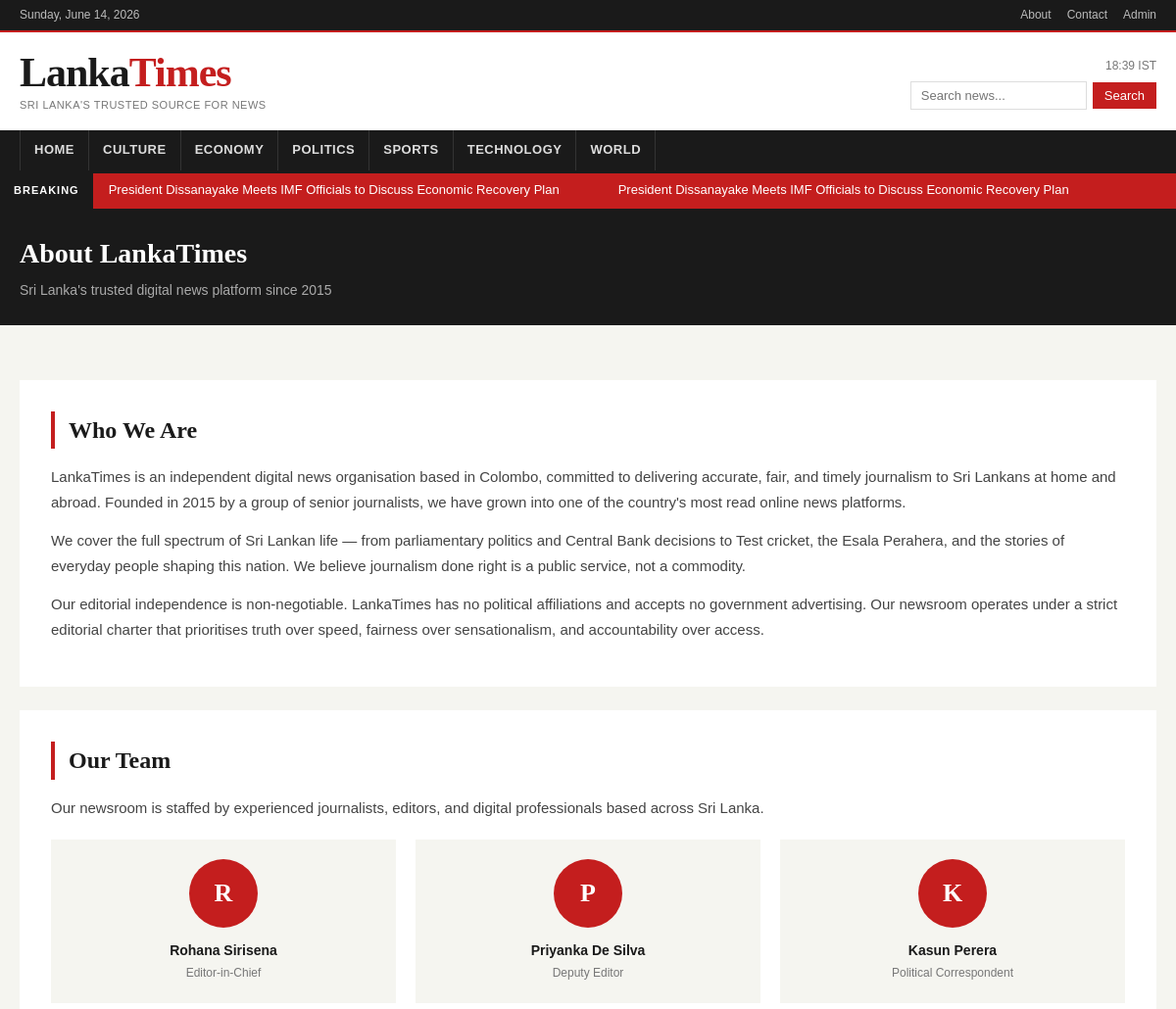
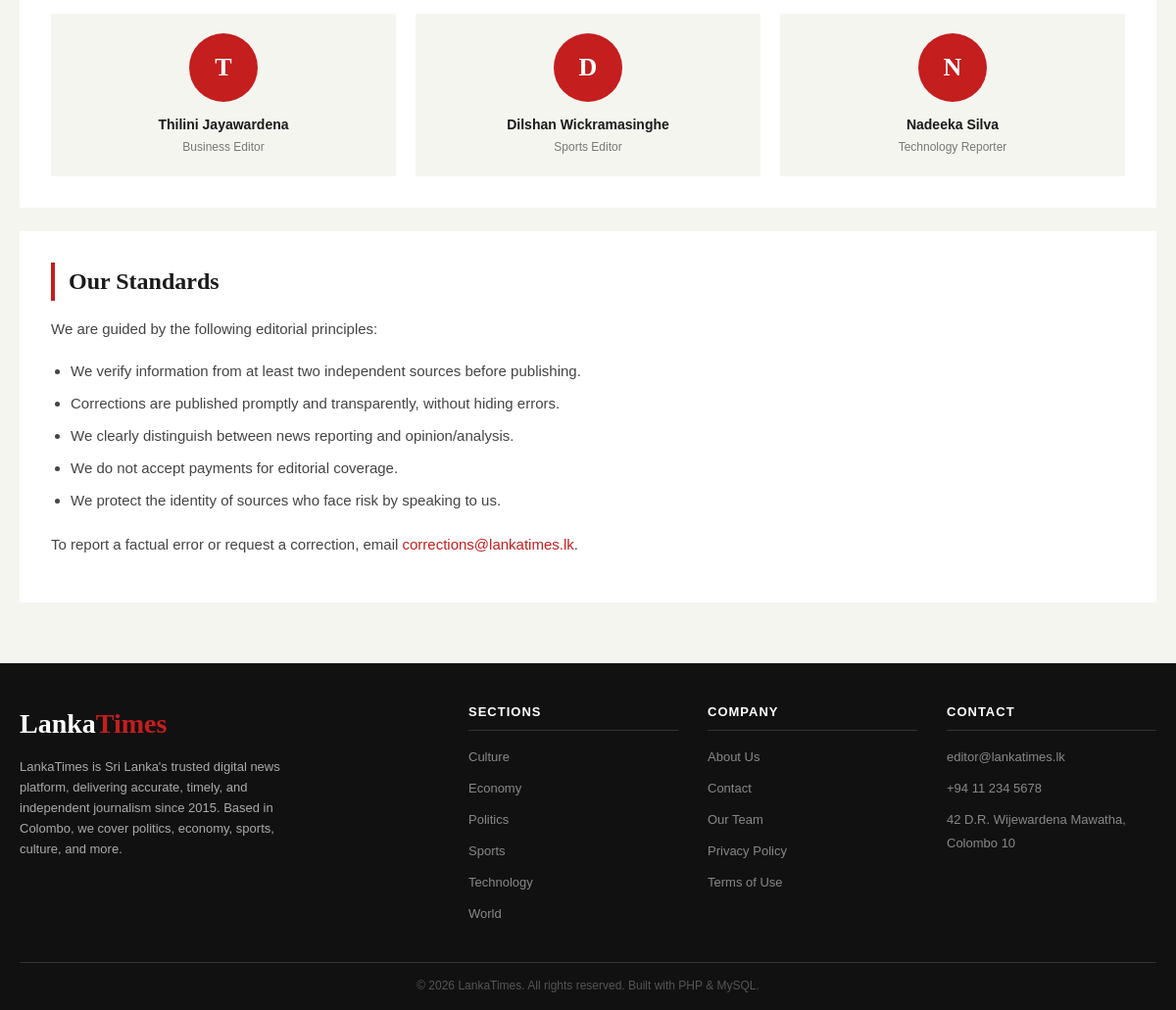
Page /about.php on the committed database (2 pictures, top to bottom).
### tables this page shows
CREATE TABLE IF NOT EXISTS categories (
    id INT AUTO_INCREMENT PRIMARY KEY,
    name VARCHAR(100) NOT NULL,
    slug VARCHAR(100) NOT NULL UNIQUE,
    color VARCHAR(7) DEFAULT '#D32F2F',
    created_at TIMESTAMP DEFAULT CURRENT_TIMESTAMP
);

CREATE TABLE IF NOT EXISTS articles (
    id INT AUTO_INCREMENT PRIMARY KEY,
    title VARCHAR(255) NOT NULL,
    slug VARCHAR(255) NOT NULL UNIQUE,
    excerpt TEXT,
    content LONGTEXT NOT NULL,
    image_url VARCHAR(500),
    category_id INT,
    author VARCHAR(100) DEFAULT 'LankaTimes Staff',
    is_featured TINYINT(1) DEFAULT 0,
    is_breaking TINYINT(1) DEFAULT 0,
    views INT DEFAULT 0,
    status ENUM('published', 'draft') DEFAULT 'published',
    published_at TIMESTAMP DEFAULT CURRENT_TIMESTAMP,
    created_at TIMESTAMP DEFAULT CURRENT_TIMESTAMP,
    updated_at TIMESTAMP DEFAULT CURRENT_TIMESTAMP ON UPDATE CURRENT_TIMESTAMP,
    FOREIGN KEY (category_id) REFERENCES categories(id) ON DELETE SET NULL
);

### includes.php (the view, shortened to what this page needs)
<?php
function renderHeader($pageTitle = 'LankaTimes', $activePage = 'home') {
    $db = getDB();
    $categories = $db->query("SELECT * FROM categories ORDER BY name")->fetch_all(MYSQLI_ASSOC);
    $breaking = $db->query("SELECT id, title, slug FROM articles WHERE is_breaking=1 AND status='published' ORDER BY published_at DESC LIMIT 5")->fetch_all(MYSQLI_ASSOC);
    $today = date('l, F j, Y');
?>
<!DOCTYPE html>
<html lang="en">
<head>
    <link rel="stylesheet" href="<?= SITE_URL ?>/css/style.css">
</head>
<body>
<div class="topbar">
    <div class="topbar-inner">
        <span><?= $today ?></span>
        <div class="topbar-right">
            <a href="<?= SITE_URL ?>/about.php">About</a>
            <a href="<?= SITE_URL ?>/contact.php">Contact</a>
            <a href="<?= SITE_URL ?>/admin/">Admin</a>
        </div>
    </div>
</div>
<header class="site-header">
    <div class="header-inner">
        <div>
            <a href="<?= SITE_URL ?>/index.php" class="site-logo">Lanka<span>Times</span></a>
            <div class="site-tagline">Sri Lanka's Trusted Source for News</div>
        </div>
        <div class="header-date">
            <div><?= date('H:i') ?> IST</div>
            <form class="header-search" method="get" action="<?= SITE_URL ?>/search.php">
                <input type="text" name="q" placeholder="Search news..." value="<?= htmlspecialchars($_GET['q'] ?? '') ?>">
                <button type="submit">Search</button>
            </form>
        </div>
    </div>
    <nav class="main-nav">
        <div class="nav-inner">
            <a href="<?= SITE_URL ?>/index.php" class="<?= $activePage === 'home' ? 'active' : '' ?>">Home</a>
            <?php foreach ($categories as $cat): ?>
            <a href="<?= SITE_URL ?>/category.php?slug=<?= $cat['slug'] ?>" class="<?= ($activePage === $cat['slug']) ? 'active' : '' ?>"><?= htmlspecialchars($cat['name']) ?></a>
            <?php endforeach; ?>
        </div>
    </nav>
</header>
<?php if (!empty($breaking)): ?>
<div class="breaking-bar">
    <div class="breaking-label">Breaking</div>
    <div class="breaking-ticker">
        <div class="breaking-ticker-inner">
            <?php foreach (array_merge($breaking, $breaking) as $b): ?>
            <a href="<?= SITE_URL ?>/article.php?slug=<?= $b['slug'] ?>"><?= htmlspecialchars($b['title']) ?></a>
            <?php endforeach; ?>
        </div>
    </div>
</div>
<?php endif; ?>
<?php
}
function renderFooter() {
    $db = getDB();
    $categories = $db->query("SELECT name, slug FROM categories ORDER BY name")->fetch_all(MYSQLI_ASSOC);
?>
<footer class="site-footer">
    <div class="container">
        <div class="footer-top">
            <div>
                <div class="footer-logo">Lanka<span>Times</span></div>
                <p class="footer-about">LankaTimes is Sri Lanka's trusted digital news platform, delivering accurate, timely, and independent journalism since 2015. Based in Colombo, we cover politics, economy, sports, culture, and more.</p>
            </div>
            <div class="footer-col">
                <h4>Sections</h4>
                <ul>
                    <?php foreach ($categories as $cat): ?>
                    <li><a href="<?= SITE_URL ?>/category.php?slug=<?= $cat['slug'] ?>"><?= htmlspecialchars($cat['name']) ?></a></li>
                    <?php endforeach; ?>
                </ul>
            </div>
            <div class="footer-col">
                <h4>Company</h4>
                <ul>
                    <li><a href="<?= SITE_URL ?>/about.php">About Us</a></li>
                    <li><a href="<?= SITE_URL ?>/contact.php">Contact</a></li>
                    <li><a href="<?= SITE_URL ?>/about.php#team">Our Team</a></li>
                    <li><a href="#">Privacy Policy</a></li>
                    <li><a href="#">Terms of Use</a></li>
                </ul>
            </div>
            <div class="footer-col">
                <h4>Contact</h4>
                <ul>
                    <li><a href="mailto:editor@lankatimes.lk">editor@lankatimes.lk</a></li>
                    <li><a href="tel:+94112345678">+94 11 234 5678</a></li>
                    <li><a href="#">42 D.R. Wijewardena Mawatha, Colombo 10</a></li>
                </ul>
            </div>
        </div>
        <div class="footer-bottom">
            &copy; <?= date('Y') ?> LankaTimes. All rights reserved. Built with PHP &amp; MySQL.
        </div>
    </div>
</footer>
</body>
</html>
<?php
}
?>

### about.php
<?php
require_once 'includes.php';
renderHeader('About Us', 'about');
?>
<div class="page-hero">
    <div class="container">
        <h1>About LankaTimes</h1>
        <p>Sri Lanka's trusted digital news platform since 2015</p>
    </div>
</div>
<div class="container">
    <div class="about-content">
        <div class="about-card">
            <h2>Who We Are</h2>
            <p>LankaTimes is an independent digital news organisation based in Colombo, committed to delivering accurate, fair, and timely journalism to Sri Lankans at home and abroad. Founded in 2015 by a group of senior journalists, we have grown into one of the country's most read online news platforms.</p>
            <p>We cover the full spectrum of Sri Lankan life — from parliamentary politics and Central Bank decisions to Test cricket, the Esala Perahera, and the stories of everyday people shaping this nation. We believe journalism done right is a public service, not a commodity.</p>
            <p>Our editorial independence is non-negotiable. LankaTimes has no political affiliations and accepts no government advertising. Our newsroom operates under a strict editorial charter that prioritises truth over speed, fairness over sensationalism, and accountability over access.</p>
        </div>
        <div class="about-card" id="team">
            <h2>Our Team</h2>
            <p style="margin-bottom:20px;">Our newsroom is staffed by experienced journalists, editors, and digital professionals based across Sri Lanka.</p>
            <div class="team-grid">
                <div class="team-card">
                    <div class="team-avatar">R</div>
                    <div class="team-name">Rohana Sirisena</div>
                    <div class="team-role">Editor-in-Chief</div>
                </div>
                <div class="team-card">
                    <div class="team-avatar">P</div>
                    <div class="team-name">Priyanka De Silva</div>
                    <div class="team-role">Deputy Editor</div>
                </div>
                <div class="team-card">
                    <div class="team-avatar">K</div>
                    <div class="team-name">Kasun Perera</div>
                    <div class="team-role">Political Correspondent</div>
                </div>
                <div class="team-card">
                    <div class="team-avatar">T</div>
                    <div class="team-name">Thilini Jayawardena</div>
                    <div class="team-role">Business Editor</div>
                </div>
                <div class="team-card">
                    <div class="team-avatar">D</div>
                    <div class="team-name">Dilshan Wickramasinghe</div>
                    <div class="team-role">Sports Editor</div>
                </div>
                <div class="team-card">
                    <div class="team-avatar">N</div>
                    <div class="team-name">Nadeeka Silva</div>
                    <div class="team-role">Technology Reporter</div>
                </div>
            </div>
        </div>
        <div class="about-card">
            <h2>Our Standards</h2>
            <p>We are guided by the following editorial principles:</p>
            <ul style="margin-left:20px;line-height:2.2;color:#444;font-size:15px;">
                <li>We verify information from at least two independent sources before publishing.</li>
                <li>Corrections are published promptly and transparently, without hiding errors.</li>
                <li>We clearly distinguish between news reporting and opinion/analysis.</li>
                <li>We do not accept payments for editorial coverage.</li>
                <li>We protect the identity of sources who face risk by speaking to us.</li>
            </ul>
            <p style="margin-top:16px;">To report a factual error or request a correction, email <a href="mailto:corrections@lankatimes.lk" style="color:#C41E1E;">corrections@lankatimes.lk</a>.</p>
        </div>
    </div>
</div>
<?php renderFooter(); ?>

### rows in the picture
categories: name "CULTURE", name "Culture"
categories: name "ECONOMY", name "Economy"
categories: name "POLITICS", name "Politics"
categories: name "SPORTS", name "Sports"
categories: name "TECHNOLOGY", name "Technology"
categories: name "WORLD", name "World"
articles: title "President Dissanayake Meets IMF Officials to Discuss Economic Recovery Plan"
